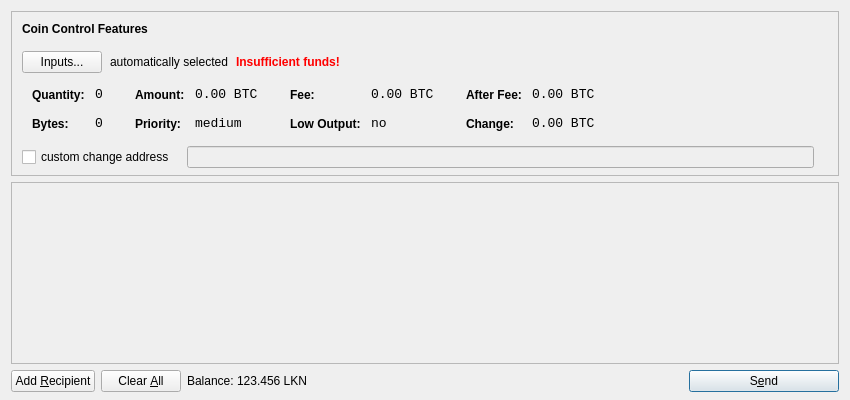
<?xml version="1.0" encoding="UTF-8"?>
<ui version="4.0">
 <class>SendCoinsDialog</class>
 <widget class="QDialog" name="SendCoinsDialog">
  <property name="geometry">
   <rect>
    <x>0</x>
    <y>0</y>
    <width>850</width>
    <height>400</height>
   </rect>
  </property>
  <property name="windowTitle">
   <string>Send Coins</string>
  </property>
  <layout class="QVBoxLayout" name="verticalLayout" stretch="0,1,0">
   <property name="bottomMargin">
    <number>8</number>
   </property>
   <item>
    <widget class="QFrame" name="frameCoinControl">
     <property name="sizePolicy">
      <sizepolicy hsizetype="Expanding" vsizetype="Expanding">
       <horstretch>0</horstretch>
       <verstretch>0</verstretch>
      </sizepolicy>
     </property>
     <property name="maximumSize">
      <size>
       <width>16777215</width>
       <height>16777215</height>
      </size>
     </property>
     <property name="frameShape">
      <enum>QFrame::StyledPanel</enum>
     </property>
     <property name="frameShadow">
      <enum>QFrame::Sunken</enum>
     </property>
     <layout class="QVBoxLayout" name="verticalLayoutCoinControl2">
      <property name="spacing">
       <number>-1</number>
      </property>
      <property name="leftMargin">
       <number>0</number>
      </property>
      <property name="topMargin">
       <number>0</number>
      </property>
      <property name="rightMargin">
       <number>0</number>
      </property>
      <property name="bottomMargin">
       <number>6</number>
      </property>
      <item>
       <layout class="QVBoxLayout" name="verticalLayoutCoinControl" stretch="0,0,0,0,1">
        <property name="spacing">
         <number>0</number>
        </property>
        <property name="leftMargin">
         <number>10</number>
        </property>
        <property name="topMargin">
         <number>10</number>
        </property>
        <item>
         <layout class="QHBoxLayout" name="horizontalLayoutCoinControl1">
          <property name="bottomMargin">
           <number>15</number>
          </property>
          <item>
           <widget class="QLabel" name="labelCoinControlFeatures">
            <property name="sizePolicy">
             <sizepolicy hsizetype="Preferred" vsizetype="Maximum">
              <horstretch>0</horstretch>
              <verstretch>0</verstretch>
             </sizepolicy>
            </property>
            <property name="font">
             <font>
              <weight>75</weight>
              <bold>true</bold>
             </font>
            </property>
            <property name="styleSheet">
             <string notr="true">font-weight:bold;</string>
            </property>
            <property name="text">
             <string>Coin Control Features</string>
            </property>
           </widget>
          </item>
         </layout>
        </item>
        <item>
         <layout class="QHBoxLayout" name="horizontalLayoutCoinControl2" stretch="0,0,0,0">
          <property name="spacing">
           <number>8</number>
          </property>
          <property name="bottomMargin">
           <number>10</number>
          </property>
          <item>
           <widget class="QPushButton" name="pushButtonCoinControl">
            <property name="styleSheet">
             <string notr="true"/>
            </property>
            <property name="text">
             <string>Inputs...</string>
            </property>
           </widget>
          </item>
          <item>
           <widget class="QLabel" name="labelCoinControlAutomaticallySelected">
            <property name="text">
             <string>automatically selected</string>
            </property>
            <property name="margin">
             <number>5</number>
            </property>
           </widget>
          </item>
          <item>
           <widget class="QLabel" name="labelCoinControlInsuffFunds">
            <property name="font">
             <font>
              <weight>75</weight>
              <bold>true</bold>
             </font>
            </property>
            <property name="styleSheet">
             <string notr="true">color:red;font-weight:bold;</string>
            </property>
            <property name="text">
             <string>Insufficient funds!</string>
            </property>
            <property name="margin">
             <number>5</number>
            </property>
           </widget>
          </item>
          <item>
           <spacer name="horizontalSpacerCoinControl">
            <property name="orientation">
             <enum>Qt::Horizontal</enum>
            </property>
            <property name="sizeHint" stdset="0">
             <size>
              <width>40</width>
              <height>1</height>
             </size>
            </property>
           </spacer>
          </item>
         </layout>
        </item>
        <item>
         <widget class="QWidget" name="widgetCoinControl" native="true">
          <property name="sizePolicy">
           <sizepolicy hsizetype="Preferred" vsizetype="Preferred">
            <horstretch>0</horstretch>
            <verstretch>0</verstretch>
           </sizepolicy>
          </property>
          <property name="minimumSize">
           <size>
            <width>0</width>
            <height>0</height>
           </size>
          </property>
          <property name="styleSheet">
           <string notr="true"/>
          </property>
          <layout class="QHBoxLayout" name="horizontalLayoutCoinControl5">
           <property name="margin">
            <number>0</number>
           </property>
           <item>
            <layout class="QHBoxLayout" name="horizontalLayoutCoinControl3" stretch="0,0,0,1">
             <property name="spacing">
              <number>20</number>
             </property>
             <property name="topMargin">
              <number>0</number>
             </property>
             <property name="bottomMargin">
              <number>10</number>
             </property>
             <item>
              <layout class="QFormLayout" name="formLayoutCoinControl1">
               <property name="horizontalSpacing">
                <number>10</number>
               </property>
               <property name="verticalSpacing">
                <number>14</number>
               </property>
               <property name="leftMargin">
                <number>10</number>
               </property>
               <property name="topMargin">
                <number>4</number>
               </property>
               <property name="rightMargin">
                <number>6</number>
               </property>
               <item row="0" column="0">
                <widget class="QLabel" name="labelCoinControlQuantityText">
                 <property name="styleSheet">
                  <string notr="true">font-weight:bold;</string>
                 </property>
                 <property name="text">
                  <string>Quantity:</string>
                 </property>
                 <property name="margin">
                  <number>0</number>
                 </property>
                </widget>
               </item>
               <item row="0" column="1">
                <widget class="QLabel" name="labelCoinControlQuantity">
                 <property name="font">
                  <font>
                   <family>Monospace</family>
                   <pointsize>10</pointsize>
                  </font>
                 </property>
                 <property name="cursor">
                  <cursorShape>IBeamCursor</cursorShape>
                 </property>
                 <property name="contextMenuPolicy">
                  <enum>Qt::ActionsContextMenu</enum>
                 </property>
                 <property name="text">
                  <string notr="true">0</string>
                 </property>
                 <property name="margin">
                  <number>0</number>
                 </property>
                 <property name="textInteractionFlags">
                  <set>Qt::LinksAccessibleByMouse|Qt::TextSelectableByKeyboard|Qt::TextSelectableByMouse</set>
                 </property>
                </widget>
               </item>
               <item row="1" column="0">
                <widget class="QLabel" name="labelCoinControlBytesText">
                 <property name="styleSheet">
                  <string notr="true">font-weight:bold;</string>
                 </property>
                 <property name="text">
                  <string>Bytes:</string>
                 </property>
                </widget>
               </item>
               <item row="1" column="1">
                <widget class="QLabel" name="labelCoinControlBytes">
                 <property name="font">
                  <font>
                   <family>Monospace</family>
                   <pointsize>10</pointsize>
                  </font>
                 </property>
                 <property name="cursor">
                  <cursorShape>IBeamCursor</cursorShape>
                 </property>
                 <property name="contextMenuPolicy">
                  <enum>Qt::ActionsContextMenu</enum>
                 </property>
                 <property name="text">
                  <string notr="true">0</string>
                 </property>
                 <property name="textInteractionFlags">
                  <set>Qt::LinksAccessibleByMouse|Qt::TextSelectableByKeyboard|Qt::TextSelectableByMouse</set>
                 </property>
                </widget>
               </item>
              </layout>
             </item>
             <item>
              <layout class="QFormLayout" name="formLayoutCoinControl2">
               <property name="horizontalSpacing">
                <number>10</number>
               </property>
               <property name="verticalSpacing">
                <number>14</number>
               </property>
               <property name="leftMargin">
                <number>6</number>
               </property>
               <property name="topMargin">
                <number>4</number>
               </property>
               <property name="rightMargin">
                <number>6</number>
               </property>
               <item row="0" column="0">
                <widget class="QLabel" name="labelCoinControlAmountText">
                 <property name="styleSheet">
                  <string notr="true">font-weight:bold;</string>
                 </property>
                 <property name="text">
                  <string>Amount:</string>
                 </property>
                 <property name="margin">
                  <number>0</number>
                 </property>
                </widget>
               </item>
               <item row="0" column="1">
                <widget class="QLabel" name="labelCoinControlAmount">
                 <property name="font">
                  <font>
                   <family>Monospace</family>
                   <pointsize>10</pointsize>
                  </font>
                 </property>
                 <property name="cursor">
                  <cursorShape>IBeamCursor</cursorShape>
                 </property>
                 <property name="contextMenuPolicy">
                  <enum>Qt::ActionsContextMenu</enum>
                 </property>
                 <property name="text">
                  <string notr="true">0.00 BTC</string>
                 </property>
                 <property name="textInteractionFlags">
                  <set>Qt::LinksAccessibleByMouse|Qt::TextSelectableByKeyboard|Qt::TextSelectableByMouse</set>
                 </property>
                </widget>
               </item>
               <item row="1" column="0">
                <widget class="QLabel" name="labelCoinControlPriorityText">
                 <property name="styleSheet">
                  <string notr="true">font-weight:bold;</string>
                 </property>
                 <property name="text">
                  <string>Priority:</string>
                 </property>
                </widget>
               </item>
               <item row="1" column="1">
                <widget class="QLabel" name="labelCoinControlPriority">
                 <property name="font">
                  <font>
                   <family>Monospace</family>
                   <pointsize>10</pointsize>
                  </font>
                 </property>
                 <property name="cursor">
                  <cursorShape>IBeamCursor</cursorShape>
                 </property>
                 <property name="contextMenuPolicy">
                  <enum>Qt::ActionsContextMenu</enum>
                 </property>
                 <property name="text">
                  <string>medium</string>
                 </property>
                 <property name="textInteractionFlags">
                  <set>Qt::LinksAccessibleByMouse|Qt::TextSelectableByKeyboard|Qt::TextSelectableByMouse</set>
                 </property>
                </widget>
               </item>
              </layout>
             </item>
             <item>
              <layout class="QFormLayout" name="formLayoutCoinControl3">
               <property name="horizontalSpacing">
                <number>10</number>
               </property>
               <property name="verticalSpacing">
                <number>14</number>
               </property>
               <property name="leftMargin">
                <number>6</number>
               </property>
               <property name="topMargin">
                <number>4</number>
               </property>
               <property name="rightMargin">
                <number>6</number>
               </property>
               <item row="0" column="0">
                <widget class="QLabel" name="labelCoinControlFeeText">
                 <property name="styleSheet">
                  <string notr="true">font-weight:bold;</string>
                 </property>
                 <property name="text">
                  <string>Fee:</string>
                 </property>
                 <property name="margin">
                  <number>0</number>
                 </property>
                </widget>
               </item>
               <item row="0" column="1">
                <widget class="QLabel" name="labelCoinControlFee">
                 <property name="font">
                  <font>
                   <family>Monospace</family>
                   <pointsize>10</pointsize>
                  </font>
                 </property>
                 <property name="cursor">
                  <cursorShape>IBeamCursor</cursorShape>
                 </property>
                 <property name="contextMenuPolicy">
                  <enum>Qt::ActionsContextMenu</enum>
                 </property>
                 <property name="text">
                  <string notr="true">0.00 BTC</string>
                 </property>
                 <property name="textInteractionFlags">
                  <set>Qt::LinksAccessibleByMouse|Qt::TextSelectableByKeyboard|Qt::TextSelectableByMouse</set>
                 </property>
                </widget>
               </item>
               <item row="1" column="0">
                <widget class="QLabel" name="labelCoinControlLowOutputText">
                 <property name="styleSheet">
                  <string notr="true">font-weight:bold;</string>
                 </property>
                 <property name="text">
                  <string>Low Output:</string>
                 </property>
                </widget>
               </item>
               <item row="1" column="1">
                <widget class="QLabel" name="labelCoinControlLowOutput">
                 <property name="font">
                  <font>
                   <family>Monospace</family>
                   <pointsize>10</pointsize>
                  </font>
                 </property>
                 <property name="cursor">
                  <cursorShape>IBeamCursor</cursorShape>
                 </property>
                 <property name="contextMenuPolicy">
                  <enum>Qt::ActionsContextMenu</enum>
                 </property>
                 <property name="text">
                  <string>no</string>
                 </property>
                 <property name="textInteractionFlags">
                  <set>Qt::LinksAccessibleByMouse|Qt::TextSelectableByKeyboard|Qt::TextSelectableByMouse</set>
                 </property>
                </widget>
               </item>
              </layout>
             </item>
             <item>
              <layout class="QFormLayout" name="formLayoutCoinControl4">
               <property name="horizontalSpacing">
                <number>10</number>
               </property>
               <property name="verticalSpacing">
                <number>14</number>
               </property>
               <property name="leftMargin">
                <number>6</number>
               </property>
               <property name="topMargin">
                <number>4</number>
               </property>
               <property name="rightMargin">
                <number>6</number>
               </property>
               <item row="0" column="0">
                <widget class="QLabel" name="labelCoinControlAfterFeeText">
                 <property name="styleSheet">
                  <string notr="true">font-weight:bold;</string>
                 </property>
                 <property name="text">
                  <string>After Fee:</string>
                 </property>
                 <property name="margin">
                  <number>0</number>
                 </property>
                </widget>
               </item>
               <item row="0" column="1">
                <widget class="QLabel" name="labelCoinControlAfterFee">
                 <property name="font">
                  <font>
                   <family>Monospace</family>
                   <pointsize>10</pointsize>
                  </font>
                 </property>
                 <property name="cursor">
                  <cursorShape>IBeamCursor</cursorShape>
                 </property>
                 <property name="contextMenuPolicy">
                  <enum>Qt::ActionsContextMenu</enum>
                 </property>
                 <property name="text">
                  <string notr="true">0.00 BTC</string>
                 </property>
                 <property name="textInteractionFlags">
                  <set>Qt::LinksAccessibleByMouse|Qt::TextSelectableByKeyboard|Qt::TextSelectableByMouse</set>
                 </property>
                </widget>
               </item>
               <item row="1" column="0">
                <widget class="QLabel" name="labelCoinControlChangeText">
                 <property name="styleSheet">
                  <string notr="true">font-weight:bold;</string>
                 </property>
                 <property name="text">
                  <string>Change:</string>
                 </property>
                </widget>
               </item>
               <item row="1" column="1">
                <widget class="QLabel" name="labelCoinControlChange">
                 <property name="font">
                  <font>
                   <family>Monospace</family>
                   <pointsize>10</pointsize>
                  </font>
                 </property>
                 <property name="cursor">
                  <cursorShape>IBeamCursor</cursorShape>
                 </property>
                 <property name="contextMenuPolicy">
                  <enum>Qt::ActionsContextMenu</enum>
                 </property>
                 <property name="text">
                  <string notr="true">0.00 BTC</string>
                 </property>
                 <property name="textInteractionFlags">
                  <set>Qt::LinksAccessibleByMouse|Qt::TextSelectableByKeyboard|Qt::TextSelectableByMouse</set>
                 </property>
                </widget>
               </item>
              </layout>
             </item>
            </layout>
           </item>
          </layout>
         </widget>
        </item>
        <item>
         <layout class="QHBoxLayout" name="horizontalLayoutCoinControl4" stretch="0,0,0">
          <property name="spacing">
           <number>12</number>
          </property>
          <property name="sizeConstraint">
           <enum>QLayout::SetDefaultConstraint</enum>
          </property>
          <property name="topMargin">
           <number>5</number>
          </property>
          <property name="rightMargin">
           <number>5</number>
          </property>
          <item>
           <widget class="QCheckBox" name="checkBoxCoinControlChange">
            <property name="text">
             <string>custom change address</string>
            </property>
           </widget>
          </item>
          <item>
           <widget class="QLineEdit" name="lineEditCoinControlChange">
            <property name="enabled">
             <bool>false</bool>
            </property>
            <property name="sizePolicy">
             <sizepolicy hsizetype="Expanding" vsizetype="Fixed">
              <horstretch>0</horstretch>
              <verstretch>0</verstretch>
             </sizepolicy>
            </property>
           </widget>
          </item>
          <item>
           <widget class="QLabel" name="labelCoinControlChangeLabel">
            <property name="sizePolicy">
             <sizepolicy hsizetype="Preferred" vsizetype="Expanding">
              <horstretch>0</horstretch>
              <verstretch>0</verstretch>
             </sizepolicy>
            </property>
            <property name="minimumSize">
             <size>
              <width>0</width>
              <height>0</height>
             </size>
            </property>
            <property name="text">
             <string/>
            </property>
            <property name="margin">
             <number>3</number>
            </property>
           </widget>
          </item>
         </layout>
        </item>
        <item>
         <spacer name="verticalSpacerCoinControl">
          <property name="orientation">
           <enum>Qt::Vertical</enum>
          </property>
          <property name="sizeHint" stdset="0">
           <size>
            <width>800</width>
            <height>1</height>
           </size>
          </property>
         </spacer>
        </item>
       </layout>
      </item>
     </layout>
    </widget>
   </item>
   <item>
    <widget class="QScrollArea" name="scrollArea">
     <property name="widgetResizable">
      <bool>true</bool>
     </property>
     <widget class="QWidget" name="scrollAreaWidgetContents">
      <property name="geometry">
       <rect>
        <x>0</x>
        <y>0</y>
        <width>830</width>
        <height>165</height>
       </rect>
      </property>
      <layout class="QVBoxLayout" name="verticalLayout_2">
       <property name="margin">
        <number>0</number>
       </property>
       <item>
        <layout class="QVBoxLayout" name="entries">
         <property name="spacing">
          <number>6</number>
         </property>
        </layout>
       </item>
       <item>
        <spacer name="verticalSpacer">
         <property name="orientation">
          <enum>Qt::Vertical</enum>
         </property>
         <property name="sizeHint" stdset="0">
          <size>
           <width>20</width>
           <height>40</height>
          </size>
         </property>
        </spacer>
       </item>
      </layout>
     </widget>
    </widget>
   </item>
   <item>
    <layout class="QHBoxLayout" name="horizontalLayout">
     <item>
      <widget class="QPushButton" name="addButton">
       <property name="toolTip">
        <string>Send to multiple recipients at once</string>
       </property>
       <property name="text">
        <string>Add &amp;Recipient</string>
       </property>
       <property name="icon">
        <iconset resource="../bitcoin.qrc">
         <normaloff>:/icons/add</normaloff>:/icons/add</iconset>
       </property>
       <property name="autoDefault">
        <bool>false</bool>
       </property>
      </widget>
     </item>
     <item>
      <widget class="QPushButton" name="clearButton">
       <property name="sizePolicy">
        <sizepolicy hsizetype="Minimum" vsizetype="Fixed">
         <horstretch>0</horstretch>
         <verstretch>0</verstretch>
        </sizepolicy>
       </property>
       <property name="toolTip">
        <string>Remove all transaction fields</string>
       </property>
       <property name="text">
        <string>Clear &amp;All</string>
       </property>
       <property name="icon">
        <iconset resource="../bitcoin.qrc">
         <normaloff>:/icons/remove</normaloff>:/icons/remove</iconset>
       </property>
       <property name="autoRepeatDelay">
        <number>300</number>
       </property>
       <property name="autoDefault">
        <bool>false</bool>
       </property>
      </widget>
     </item>
     <item>
      <layout class="QHBoxLayout" name="horizontalLayout_2">
       <property name="spacing">
        <number>3</number>
       </property>
       <item>
        <widget class="QLabel" name="label">
         <property name="text">
          <string>Balance:</string>
         </property>
        </widget>
       </item>
       <item>
        <widget class="QLabel" name="labelBalance">
         <property name="cursor">
          <cursorShape>IBeamCursor</cursorShape>
         </property>
         <property name="text">
          <string>123.456 LKN</string>
         </property>
         <property name="textInteractionFlags">
          <set>Qt::LinksAccessibleByMouse|Qt::TextSelectableByKeyboard|Qt::TextSelectableByMouse</set>
         </property>
        </widget>
       </item>
      </layout>
     </item>
     <item>
      <spacer name="horizontalSpacer">
       <property name="orientation">
        <enum>Qt::Horizontal</enum>
       </property>
       <property name="sizeHint" stdset="0">
        <size>
         <width>40</width>
         <height>20</height>
        </size>
       </property>
      </spacer>
     </item>
     <item>
      <widget class="QPushButton" name="sendButton">
       <property name="minimumSize">
        <size>
         <width>150</width>
         <height>0</height>
        </size>
       </property>
       <property name="toolTip">
        <string>Confirm the send action</string>
       </property>
       <property name="text">
        <string>S&amp;end</string>
       </property>
       <property name="icon">
        <iconset resource="../bitcoin.qrc">
         <normaloff>:/icons/send</normaloff>:/icons/send</iconset>
       </property>
       <property name="default">
        <bool>true</bool>
       </property>
      </widget>
     </item>
    </layout>
   </item>
  </layout>
 </widget>
 <resources>
  <include location="../bitcoin.qrc"/>
 </resources>
 <connections/>
</ui>
